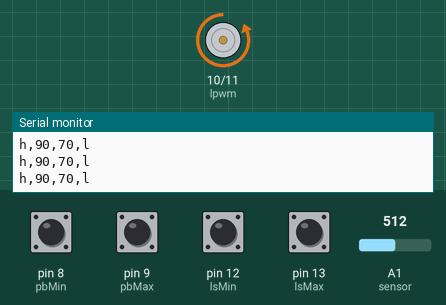
A sketch run on a simulated Arduino Uno, built with avr-gcc and run on an emulated ATmega328P. Parts: motor-driver pin pairs drawn as motors (green arrow = first pin HIGH = forward, orange = second pin HIGH = backward, longer = more drive), the last lines printed to the serial monitor. The inputs (shaded band) are chosen by the test bench; at power-on: pin 8 (pbMin), pin 9 (pbMax), pin 12 (lsMin), pin 13 (lsMax) HIGH, A1 (sensor) = 512.

Above: at 1.2 s.
1.3 s: pin 13 (lsMax) pulled LOW for 0.15 s
At 1.8 s:
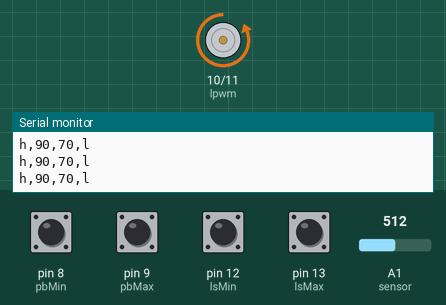
3.0 s: pin 8 (pbMin) pulled LOW for 0.15 s
At 4.1 s:
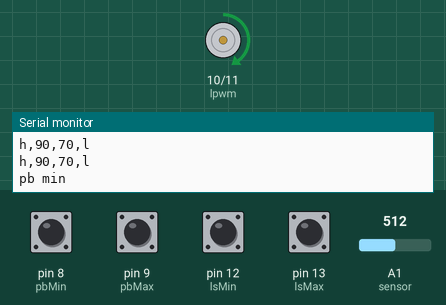
Timing chart, 0 to 6.0 s (numbered marks = the images above; inputs shaded):
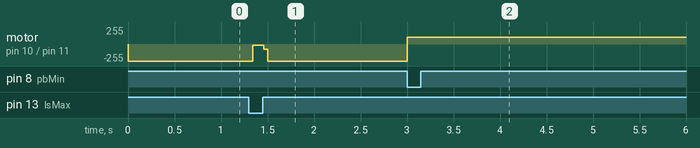

Measured:
- after the input at 1.3 s, motor on pin 10 (lpwm) / pin 11 (rpwm): backward 255/255 → backward 18/255 at once, → backward 255/255 0.12 s later
- after the input at 3.0 s, motor on pin 10 (lpwm) / pin 11 (rpwm): backward 255/255 → forward 100/255 at once

The sketch:

pid_motor_posisi.ino
```cpp
#define lpwm 10
#define rpwm 11
#define lsMin 12
#define lsMax 13
#define pbMin 8
#define pbMax 9
int sensor = A1;

uint16_t sensorVal[2] = {0};
uint8_t pos = 90;

float i_err = 0, d_err = 0;

float kp = 30;
float ki = 0.001;
float kd = 0.001;

struct sample
{
  float sudut;
  float data;
};

sample Pengukuran[] = {
  {0, 249},
  {20, 330},
  {40, 400},
  {60, 480},
  {80, 550},
  {100, 615},
  {120, 690},
  {140, 770},
  {160, 855},
  {180, 926},
};

float m;
float b;

void setup() {
  // put your setup code here, to run once:
  Serial.begin(115200);
  pinMode(lpwm, OUTPUT);
  pinMode(rpwm, OUTPUT);
  pinMode(lsMin, INPUT_PULLUP);
  pinMode(lsMax, INPUT_PULLUP);
  pinMode(pbMin, INPUT_PULLUP);
  pinMode(pbMax, INPUT_PULLUP);

//  Serial.println("Calibrating");
//  calibrate();
//  Serial.println("Finish");

  regresiLinear(Pengukuran, 10, &m, &b);
}

#define isLsMin() digitalRead(lsMin)
#define isLsMax() digitalRead(lsMax)
#define isPbMin() digitalRead(pbMin)
#define isPbMax() digitalRead(pbMax)
void loop() {
  if(!isPbMin()){
    Serial.println("pb min");
    mCCW(100);
    while(isLsMin());
    mStop();
    sensorVal[0] = analogRead(sensor);
    Serial.println((String) "min sens val = " + sensorVal[0]);
  }
  if(!isPbMax()){
    Serial.println("pb max");
    mCW(100);
    while(isLsMax());
    mStop();
    sensorVal[1] = analogRead(sensor);
    Serial.println((String) "max sens val = " + sensorVal[1]);
  }
  // pressed
  if(Serial.available() > 0){
    mStop();
    String dataIn = Serial.readStringUntil('\n');
    if(dataIn.indexOf('p') == 0){
      kp = dataIn.substring(1).toFloat();
      return;
    }
    if(dataIn.indexOf('i') == 0){
      ki = dataIn.substring(1).toFloat();
      return;
    }
    if(dataIn.indexOf('d') == 0){
      kd = dataIn.substring(1).toFloat();
      return;
    }

    if(dataIn.toInt() > 180 || dataIn.toInt() < 0) return;
    i_err = 0;
    pos = dataIn.toInt();
    return;
  }

//  uint8_t curPos = map(analogRead(sensor), sensorVal[0], sensorVal[1], 0, 180);
  int curPos = m * float(analogRead(sensor)) + b;

  float p_err = (float) pos - curPos;
  int pwm = (float)(kp*p_err + ki*i_err + kd*(p_err-d_err));

  i_err += p_err;
  d_err = p_err;
  i_err = constrain(i_err, -50000, 50000);

  pwm = constrain(pwm, -255, 255);

  static unsigned long TSample = millis();
  if((unsigned long) millis()-TSample >= 100){
//    Serial.print(analogRead(sensor)); // nilai sensor didapat dari adc
//    Serial.print('\t');
//    Serial.print(p_err); // nilai p error
//    Serial.print('\t');
//    Serial.print(i_err); // nilai i error
//    Serial.print('\t');
//    Serial.print(d_err); // nilai d error
//    Serial.print('\t');
//    Serial.print(pwm); // pwm yang didapat dari pid dan di keluarkan ke motor
//    Serial.print('\t');

    Serial.print("h,");
    Serial.print(pos); // posisi yg diinginkan
    Serial.print(',');
    Serial.print(curPos); // posisi sekarang
    Serial.print(",l");
    Serial.println();
    TSample = millis();
  }

  if(pwm < 0){
    mCCW(-pwm);
    if(isLsMin() == 0) mStop();
  } else if(pwm > 0) {
    mCW(pwm);
    if(isLsMax() == 0) mStop();
  }
//  else {
//    mStop();
//  }
}

void mCCW(uint8_t pwm){
  analogWrite(lpwm, pwm);
  analogWrite(rpwm, 0);
}
void mCW(uint8_t pwm){
  analogWrite(lpwm, 0);
  analogWrite(rpwm, pwm);
}
void mStop(){
  analogWrite(lpwm, 0);
  analogWrite(rpwm, 0);
}

void calibrate(){
  mCW(100);
  while(isLsMax());
  mStop();
  sensorVal[1] = analogRead(sensor);
  Serial.println((String) "max sens val = " + sensorVal[1]);

  mCCW(100);
  while(isLsMin());
  mStop();
  sensorVal[0] = analogRead(sensor);
  Serial.println((String) "min sens val = " + sensorVal[0]);
  pos = 0;
}

void regresiLinear(sample *sampling, float jumlahSampling, float *m, float *b)
{
  float jumlahSudut = 0;  // yi
  float jumlahData = 0; // xi
  float jumlahDataSudut = 0; //xiyi
  float jumlahData2 = 0; // xi2

  for (int i = 0; i < jumlahSampling; i++)
  {
    jumlahSudut += sampling[i].sudut;
    jumlahData += sampling[i].data;
    jumlahDataSudut += (sampling[i].sudut * sampling[i].data);
    jumlahData2 +=  (sampling[i].data *  sampling[i].data);
  }
  *m = (float)(jumlahSampling * jumlahDataSudut) - (jumlahData * jumlahSudut);
  *m /= (float)(jumlahSampling * jumlahData2) - (jumlahData * jumlahData);

  *b = (float)(jumlahData2 * jumlahSudut) - (jumlahData * jumlahDataSudut);
  *b /= (float)(jumlahSampling * jumlahData2) - (jumlahData * jumlahData);
}
```
